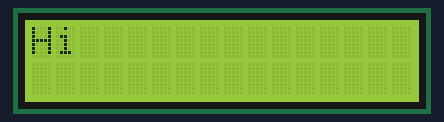
A sketch run on a simulated Arduino Uno, built with avr-gcc and run on an emulated ATmega328P. Shown: 16×2 character LCD.

Above: at 0.1 s.
At 1.2 s:
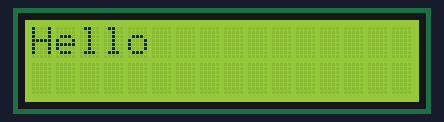

The sketch:

Lcd.ino
```cpp
#include <LiquidCrystal_I2C.h>
LiquidCrystal_I2C lcd(0x27, 16, 2);
int flag=0;
void setup() {
  lcd.init();
  lcd.backlight();

  lcd.setCursor(0, 0);

}

void loop() {
 lcd.clear();
 lcd.print("Hi");
 delay(1000);
 lcd.clear();
 delay(100);
 lcd.print("Hello");
 delay(1000);
 }
  /* if(val>0){
    Serial.print("button push: ");
    Serial.println(val);
    digitalWrite(led1,HIGH);
    digitalWrite(led2,HIGH);
    digitalWrite(led3, LOW);
  }else{
    digitalWrite(led1, LOW);
    digitalWrite(led2, LOW);
    digitalWrite(led3,HIGH);

  } */
```

Measured:
- by itself, everything shown: repeats every 2.1 s, in 3 steps
- what the display in image 1 shows lasts 1.0 s, from 1.2 s to 2.2 s
